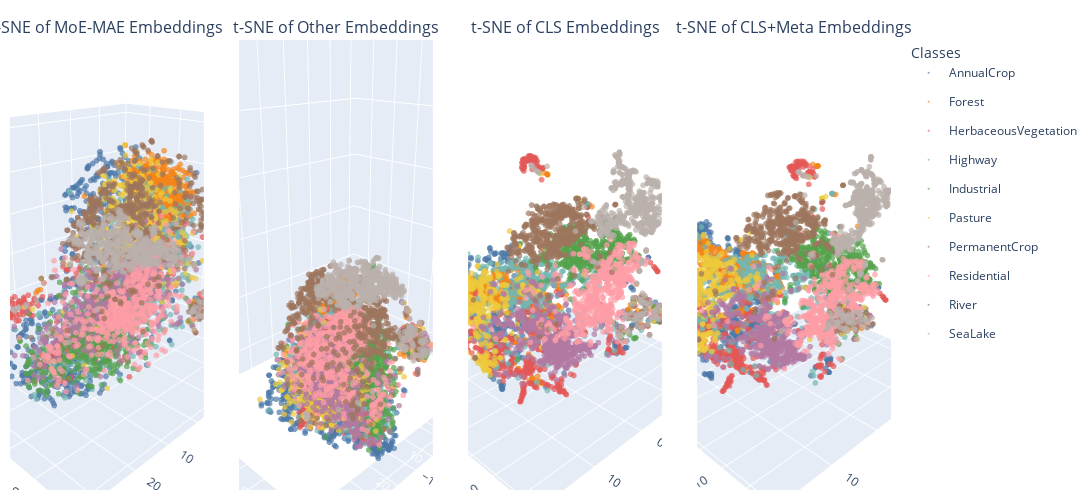

Notebook cell for this chart:
### Code cell
def to3d(arr):
    arr = np.asarray(arr)
    if arr.shape[1] == 3:
        return arr
    elif arr.shape[1] == 2:  # pad with zeros
        return np.hstack([arr, np.zeros((arr.shape[0], 1))])
    else:
        raise ValueError(f"Expected [N,2] or [N,3], got {arr.shape}")

embeddings = [emb_3d, emb_3d_other, emb_3d_cls, emb_3d_cls_meta]
titles = ["t-SNE of MoE-MAE Embeddings",
          "t-SNE of Other Embeddings",
          "t-SNE of CLS Embeddings",
          "t-SNE of CLS+Meta Embeddings"]

embeddings = [to3d(e) for e in embeddings]

palette = px.colors.qualitative.T10
color_map = {cls: palette[i % len(palette)] for i, cls in enumerate(label_class)}

fig = make_subplots(
    rows=1, cols=4,
    specs=[[{"type":"scene"}]*4],
    subplot_titles=titles,
    horizontal_spacing=0.04
)
for col, (emb, title) in enumerate(zip(embeddings, titles), start=1):
    for i in range (len(label_class)):
        mask = (labels == i)
        pts = emb[mask]
        if pts.size == 0:
            continue
        fig.add_trace(
            go.Scatter3d(
                x=pts[:, 0], y=pts[:, 1], z=pts[:, 2],
                mode="markers",
                name=label_class[i],
                legendgroup=label_class[i],
                showlegend=(col == 1),  # show legend only once
                marker=dict(size=2, opacity=0.7, color=color_map[label_class[i]]),
                hovertemplate=(
                    f"<b>{title}</b><br>x=%{{x:.3f}}<br>y=%{{y:.3f}}<br>z=%{{z:.3f}}<br>"
                    f"class={label_class[i]}<extra></extra>"
                )
            ),
            row=1, col=col
        )

fig.update_layout(
    height=500, width=1400,
    margin=dict(l=10, r=10, t=40, b=10),
    legend=dict(title="Classes", yanchor="top", y=1, xanchor="left", x=1.02)
)

for i in range(1, 5):
    fig.update_scenes(aspectmode="data", camera=dict(eye=dict(x=1.35, y=1.35, z=0.8)), row=1, col=i)

fig.show()

### Figure 1 — Plotly figure (JSON) as saved in the notebook; plotly's stock layout.template omitted (floating-point values rounded to 4 significant figures; data arrays with more than 128 entries replaced by an {"elided": "..."} marker saying what was removed)
{"data": [{"hovertemplate": "<b>t-SNE of MoE-MAE Embeddings</b><br>x=%{x:.3f}<br>y=%{y:.3f}<br>z=%{z:.3f}<br>class=AnnualCrop<extra></extra>", "legendgroup": "AnnualCrop", "marker": {"color": "#4C78A8", "opacity": 0.7, "size": 2}, "mode": "markers", "name": "AnnualCrop", "scene": "scene", "showlegend": true, "type": "scatter3d", "x": {"elided": "596 float values"}, "y": {"elided": "596 float values"}, "z": {"elided": "596 float values"}}, {"hovertemplate": "<b>t-SNE of MoE-MAE Embeddings</b><br>x=%{x:.3f}<br>y=%{y:.3f}<br>z=%{z:.3f}<br>class=Forest<extra></extra>", "legendgroup": "Forest", "marker": {"color": "#F58518", "opacity": 0.7, "size": 2}, "mode": "markers", "name": "Forest", "scene": "scene", "showlegend": true, "type": "scatter3d", "x": {"elided": "608 float values"}, "y": {"elided": "608 float values"}, "z": {"elided": "608 float values"}}, {"hovertemplate": "<b>t-SNE of MoE-MAE Embeddings</b><br>x=%{x:.3f}<br>y=%{y:.3f}<br>z=%{z:.3f}<br>class=HerbaceousVegetation<extra></extra>", "legendgroup": "HerbaceousVegetation", "marker": {"color": "#E45756", "opacity": 0.7, "size": 2}, "mode": "markers", "name": "HerbaceousVegetation", "scene": "scene", "showlegend": true, "type": "scatter3d", "x": {"elided": "573 float values"}, "y": {"elided": "573 float values"}, "z": {"elided": "573 float values"}}, {"hovertemplate": "<b>t-SNE of MoE-MAE Embeddings</b><br>x=%{x:.3f}<br>y=%{y:.3f}<br>z=%{z:.3f}<br>class=Highway<extra></extra>", "legendgroup": "Highway", "marker": {"color": "#72B7B2", "opacity": 0.7, "size": 2}, "mode": "markers", "name": "Highway", "scene": "scene", "showlegend": true, "type": "scatter3d", "x": {"elided": "496 float values"}, "y": {"elided": "496 float values"}, "z": {"elided": "496 float values"}}, {"hovertemplate": "<b>t-SNE of MoE-MAE Embeddings</b><br>x=%{x:.3f}<br>y=%{y:.3f}<br>z=%{z:.3f}<br>class=Industrial<extra></extra>", "legendgroup": "Industrial", "marker": {"color": "#54A24B", "opacity": 0.7, "size": 2}, "mode": "markers", "name": "Industrial", "scene": "scene", "showlegend": true, "type": "scatter3d", "x": {"elided": "501 float values"}, "y": {"elided": "501 float values"}, "z": {"elided": "501 float values"}}, {"hovertemplate": "<b>t-SNE of MoE-MAE Embeddings</b><br>x=%{x:.3f}<br>y=%{y:.3f}<br>z=%{z:.3f}<br>class=Pasture<extra></extra>", "legendgroup": "Pasture", "marker": {"color": "#EECA3B", "opacity": 0.7, "size": 2}, "mode": "markers", "name": "Pasture", "scene": "scene", "showlegend": true, "type": "scatter3d", "x": {"elided": "396 float values"}, "y": {"elided": "396 float values"}, "z": {"elided": "396 float values"}}, {"hovertemplate": "<b>t-SNE of MoE-MAE Embeddings</b><br>x=%{x:.3f}<br>y=%{y:.3f}<br>z=%{z:.3f}<br>class=PermanentCrop<extra></extra>", "legendgroup": "PermanentCrop", "marker": {"color": "#B279A2", "opacity": 0.7, "size": 2}, "mode": "markers", "name": "PermanentCrop", "scene": "scene", "showlegend": true, "type": "scatter3d", "x": {"elided": "538 float values"}, "y": {"elided": "538 float values"}, "z": {"elided": "538 float values"}}, {"hovertemplate": "<b>t-SNE of MoE-MAE Embeddings</b><br>x=%{x:.3f}<br>y=%{y:.3f}<br>z=%{z:.3f}<br>class=Residential<extra></extra>", "legendgroup": "Residential", "marker": {"color": "#FF9DA6", "opacity": 0.7, "size": 2}, "mode": "markers", "name": "Residential", "scene": "scene", "showlegend": true, "type": "scatter3d", "x": {"elided": "554 float values"}, "y": {"elided": "554 float values"}, "z": {"elided": "554 float values"}}, {"hovertemplate": "<b>t-SNE of MoE-MAE Embeddings</b><br>x=%{x:.3f}<br>y=%{y:.3f}<br>z=%{z:.3f}<br>class=River<extra></extra>", "legendgroup": "River", "marker": {"color": "#9D755D", "opacity": 0.7, "size": 2}, "mode": "markers", "name": "River", "scene": "scene", "showlegend": true, "type": "scatter3d", "x": {"elided": "529 float values"}, "y": {"elided": "529 float values"}, "z": {"elided": "529 float values"}}, {"hovertemplate": "<b>t-SNE of MoE-MAE Embeddings</b><br>x=%{x:.3f}<br>y=%{y:.3f}<br>z=%{z:.3f}<br>class=SeaLake<extra></extra>", "legendgroup": "SeaLake", "marker": {"color": "#BAB0AC", "opacity": 0.7, "size": 2}, "mode": "markers", "name": "SeaLake", "scene": "scene", "showlegend": true, "type": "scatter3d", "x": {"elided": "609 float values"}, "y": {"elided": "609 float values"}, "z": {"elided": "609 float values"}}, {"hovertemplate": "<b>t-SNE of Other Embeddings</b><br>x=%{x:.3f}<br>y=%{y:.3f}<br>z=%{z:.3f}<br>class=AnnualCrop<extra></extra>", "legendgroup": "AnnualCrop", "marker": {"color": "#4C78A8", "opacity": 0.7, "size": 2}, "mode": "markers", "name": "AnnualCrop", "scene": "scene2", "showlegend": false, "type": "scatter3d", "x": {"elided": "596 float values"}, "y": {"elided": "596 float values"}, "z": {"elided": "596 float values"}}, {"hovertemplate": "<b>t-SNE of Other Embeddings</b><br>x=%{x:.3f}<br>y=%{y:.3f}<br>z=%{z:.3f}<br>class=Forest<extra></extra>", "legendgroup": "Forest", "marker": {"color": "#F58518", "opacity": 0.7, "size": 2}, "mode": "markers", "name": "Forest", "scene": "scene2", "showlegend": false, "type": "scatter3d", "x": {"elided": "608 float values"}, "y": {"elided": "608 float values"}, "z": {"elided": "608 float values"}}, {"hovertemplate": "<b>t-SNE of Other Embeddings</b><br>x=%{x:.3f}<br>y=%{y:.3f}<br>z=%{z:.3f}<br>class=HerbaceousVegetation<extra></extra>", "legendgroup": "HerbaceousVegetation", "marker": {"color": "#E45756", "opacity": 0.7, "size": 2}, "mode": "markers", "name": "HerbaceousVegetation", "scene": "scene2", "showlegend": false, "type": "scatter3d", "x": {"elided": "573 float values"}, "y": {"elided": "573 float values"}, "z": {"elided": "573 float values"}}, {"hovertemplate": "<b>t-SNE of Other Embeddings</b><br>x=%{x:.3f}<br>y=%{y:.3f}<br>z=%{z:.3f}<br>class=Highway<extra></extra>", "legendgroup": "Highway", "marker": {"color": "#72B7B2", "opacity": 0.7, "size": 2}, "mode": "markers", "name": "Highway", "scene": "scene2", "showlegend": false, "type": "scatter3d", "x": {"elided": "496 float values"}, "y": {"elided": "496 float values"}, "z": {"elided": "496 float values"}}, {"hovertemplate": "<b>t-SNE of Other Embeddings</b><br>x=%{x:.3f}<br>y=%{y:.3f}<br>z=%{z:.3f}<br>class=Industrial<extra></extra>", "legendgroup": "Industrial", "marker": {"color": "#54A24B", "opacity": 0.7, "size": 2}, "mode": "markers", "name": "Industrial", "scene": "scene2", "showlegend": false, "type": "scatter3d", "x": {"elided": "501 float values"}, "y": {"elided": "501 float values"}, "z": {"elided": "501 float values"}}, {"hovertemplate": "<b>t-SNE of Other Embeddings</b><br>x=%{x:.3f}<br>y=%{y:.3f}<br>z=%{z:.3f}<br>class=Pasture<extra></extra>", "legendgroup": "Pasture", "marker": {"color": "#EECA3B", "opacity": 0.7, "size": 2}, "mode": "markers", "name": "Pasture", "scene": "scene2", "showlegend": false, "type": "scatter3d", "x": {"elided": "396 float values"}, "y": {"elided": "396 float values"}, "z": {"elided": "396 float values"}}, {"hovertemplate": "<b>t-SNE of Other Embeddings</b><br>x=%{x:.3f}<br>y=%{y:.3f}<br>z=%{z:.3f}<br>class=PermanentCrop<extra></extra>", "legendgroup": "PermanentCrop", "marker": {"color": "#B279A2", "opacity": 0.7, "size": 2}, "mode": "markers", "name": "PermanentCrop", "scene": "scene2", "showlegend": false, "type": "scatter3d", "x": {"elided": "538 float values"}, "y": {"elided": "538 float values"}, "z": {"elided": "538 float values"}}, {"hovertemplate": "<b>t-SNE of Other Embeddings</b><br>x=%{x:.3f}<br>y=%{y:.3f}<br>z=%{z:.3f}<br>class=Residential<extra></extra>", "legendgroup": "Residential", "marker": {"color": "#FF9DA6", "opacity": 0.7, "size": 2}, "mode": "markers", "name": "Residential", "scene": "scene2", "showlegend": false, "type": "scatter3d", "x": {"elided": "554 float values"}, "y": {"elided": "554 float values"}, "z": {"elided": "554 float values"}}, {"hovertemplate": "<b>t-SNE of Other Embeddings</b><br>x=%{x:.3f}<br>y=%{y:.3f}<br>z=%{z:.3f}<br>class=River<extra></extra>", "legendgroup": "River", "marker": {"color": "#9D755D", "opacity": 0.7, "size": 2}, "mode": "markers", "name": "River", "scene": "scene2", "showlegend": false, "type": "scatter3d", "x": {"elided": "529 float values"}, "y": {"elided": "529 float values"}, "z": {"elided": "529 float values"}}, {"hovertemplate": "<b>t-SNE of Other Embeddings</b><br>x=%{x:.3f}<br>y=%{y:.3f}<br>z=%{z:.3f}<br>class=SeaLake<extra></extra>", "legendgroup": "SeaLake", "marker": {"color": "#BAB0AC", "opacity": 0.7, "size": 2}, "mode": "markers", "name": "SeaLake", "scene": "scene2", "showlegend": false, "type": "scatter3d", "x": {"elided": "609 float values"}, "y": {"elided": "609 float values"}, "z": {"elided": "609 float values"}}, {"hovertemplate": "<b>t-SNE of CLS Embeddings</b><br>x=%{x:.3f}<br>y=%{y:.3f}<br>z=%{z:.3f}<br>class=AnnualCrop<extra></extra>", "legendgroup": "AnnualCrop", "marker": {"color": "#4C78A8", "opacity": 0.7, "size": 2}, "mode": "markers", "name": "AnnualCrop", "scene": "scene3", "showlegend": false, "type": "scatter3d", "x": {"elided": "596 float values"}, "y": {"elided": "596 float values"}, "z": {"elided": "596 float values"}}, {"hovertemplate": "<b>t-SNE of CLS Embeddings</b><br>x=%{x:.3f}<br>y=%{y:.3f}<br>z=%{z:.3f}<br>class=Forest<extra></extra>", "legendgroup": "Forest", "marker": {"color": "#F58518", "opacity": 0.7, "size": 2}, "mode": "markers", "name": "Forest", "scene": "scene3", "showlegend": false, "type": "scatter3d", "x": {"elided": "608 float values"}, "y": {"elided": "608 float values"}, "z": {"elided": "608 float values"}}, {"hovertemplate": "<b>t-SNE of CLS Embeddings</b><br>x=%{x:.3f}<br>y=%{y:.3f}<br>z=%{z:.3f}<br>class=HerbaceousVegetation<extra></extra>", "legendgroup": "HerbaceousVegetation", "marker": {"color": "#E45756", "opacity": 0.7, "size": 2}, "mode": "markers", "name": "HerbaceousVegetation", "scene": "scene3", "showlegend": false, "type": "scatter3d", "x": {"elided": "573 float values"}, "y": {"elided": "573 float values"}, "z": {"elided": "573 float values"}}, {"hovertemplate": "<b>t-SNE of CLS Embeddings</b><br>x=%{x:.3f}<br>y=%{y:.3f}<br>z=%{z:.3f}<br>class=Highway<extra></extra>", "legendgroup": "Highway", "marker": {"color": "#72B7B2", "opacity": 0.7, "size": 2}, "mode": "markers", "name": "Highway", "scene": "scene3", "showlegend": false, "type": "scatter3d", "x": {"elided": "496 float values"}, "y": {"elided": "496 float values"}, "z": {"elided": "496 float values"}}, {"hovertemplate": "<b>t-SNE of CLS Embeddings</b><br>x=%{x:.3f}<br>y=%{y:.3f}<br>z=%{z:.3f}<br>class=Industrial<extra></extra>", "legendgroup": "Industrial", "marker": {"color": "#54A24B", "opacity": 0.7, "size": 2}, "mode": "markers", "name": "Industrial", "scene": "scene3", "showlegend": false, "type": "scatter3d", "x": {"elided": "501 float values"}, "y": {"elided": "501 float values"}, "z": {"elided": "501 float values"}}, {"hovertemplate": "<b>t-SNE of CLS Embeddings</b><br>x=%{x:.3f}<br>y=%{y:.3f}<br>z=%{z:.3f}<br>class=Pasture<extra></extra>", "legendgroup": "Pasture", "marker": {"color": "#EECA3B", "opacity": 0.7, "size": 2}, "mode": "markers", "name": "Pasture", "scene": "scene3", "showlegend": false, "type": "scatter3d", "x": {"elided": "396 float values"}, "y": {"elided": "396 float values"}, "z": {"elided": "396 float values"}}, {"hovertemplate": "<b>t-SNE of CLS Embeddings</b><br>x=%{x:.3f}<br>y=%{y:.3f}<br>z=%{z:.3f}<br>class=PermanentCrop<extra></extra>", "legendgroup": "PermanentCrop", "marker": {"color": "#B279A2", "opacity": 0.7, "size": 2}, "mode": "markers", "name": "PermanentCrop", "scene": "scene3", "showlegend": false, "type": "scatter3d", "x": {"elided": "538 float values"}, "y": {"elided": "538 float values"}, "z": {"elided": "538 float values"}}, {"hovertemplate": "<b>t-SNE of CLS Embeddings</b><br>x=%{x:.3f}<br>y=%{y:.3f}<br>z=%{z:.3f}<br>class=Residential<extra></extra>", "legendgroup": "Residential", "marker": {"color": "#FF9DA6", "opacity": 0.7, "size": 2}, "mode": "markers", "name": "Residential", "scene": "scene3", "showlegend": false, "type": "scatter3d", "x": {"elided": "554 float values"}, "y": {"elided": "554 float values"}, "z": {"elided": "554 float values"}}, {"hovertemplate": "<b>t-SNE of CLS Embeddings</b><br>x=%{x:.3f}<br>y=%{y:.3f}<br>z=%{z:.3f}<br>class=River<extra></extra>", "legendgroup": "River", "marker": {"color": "#9D755D", "opacity": 0.7, "size": 2}, "mode": "markers", "name": "River", "scene": "scene3", "showlegend": false, "type": "scatter3d", "x": {"elided": "529 float values"}, "y": {"elided": "529 float values"}, "z": {"elided": "529 float values"}}, {"hovertemplate": "<b>t-SNE of CLS Embeddings</b><br>x=%{x:.3f}<br>y=%{y:.3f}<br>z=%{z:.3f}<br>class=SeaLake<extra></extra>", "legendgroup": "SeaLake", "marker": {"color": "#BAB0AC", "opacity": 0.7, "size": 2}, "mode": "markers", "name": "SeaLake", "scene": "scene3", "showlegend": false, "type": "scatter3d", "x": {"elided": "609 float values"}, "y": {"elided": "609 float values"}, "z": {"elided": "609 float values"}}, {"hovertemplate": "<b>t-SNE of CLS+Meta Embeddings</b><br>x=%{x:.3f}<br>y=%{y:.3f}<br>z=%{z:.3f}<br>class=AnnualCrop<extra></extra>", "legendgroup": "AnnualCrop", "marker": {"color": "#4C78A8", "opacity": 0.7, "size": 2}, "mode": "markers", "name": "AnnualCrop", "scene": "scene4", "showlegend": false, "type": "scatter3d", "x": {"elided": "596 float values"}, "y": {"elided": "596 float values"}, "z": {"elided": "596 float values"}}, {"hovertemplate": "<b>t-SNE of CLS+Meta Embeddings</b><br>x=%{x:.3f}<br>y=%{y:.3f}<br>z=%{z:.3f}<br>class=Forest<extra></extra>", "legendgroup": "Forest", "marker": {"color": "#F58518", "opacity": 0.7, "size": 2}, "mode": "markers", "name": "Forest", "scene": "scene4", "showlegend": false, "type": "scatter3d", "x": {"elided": "608 float values"}, "y": {"elided": "608 float values"}, "z": {"elided": "608 float values"}}, {"hovertemplate": "<b>t-SNE of CLS+Meta Embeddings</b><br>x=%{x:.3f}<br>y=%{y:.3f}<br>z=%{z:.3f}<br>class=HerbaceousVegetation<extra></extra>", "legendgroup": "HerbaceousVegetation", "marker": {"color": "#E45756", "opacity": 0.7, "size": 2}, "mode": "markers", "name": "HerbaceousVegetation", "scene": "scene4", "showlegend": false, "type": "scatter3d", "x": {"elided": "573 float values"}, "y": {"elided": "573 float values"}, "z": {"elided": "573 float values"}}, {"hovertemplate": "<b>t-SNE of CLS+Meta Embeddings</b><br>x=%{x:.3f}<br>y=%{y:.3f}<br>z=%{z:.3f}<br>class=Highway<extra></extra>", "legendgroup": "Highway", "marker": {"color": "#72B7B2", "opacity": 0.7, "size": 2}, "mode": "markers", "name": "Highway", "scene": "scene4", "showlegend": false, "type": "scatter3d", "x": {"elided": "496 float values"}, "y": {"elided": "496 float values"}, "z": {"elided": "496 float values"}}, {"hovertemplate": "<b>t-SNE of CLS+Meta Embeddings</b><br>x=%{x:.3f}<br>y=%{y:.3f}<br>z=%{z:.3f}<br>class=Industrial<extra></extra>", "legendgroup": "Industrial", "marker": {"color": "#54A24B", "opacity": 0.7, "size": 2}, "mode": "markers", "name": "Industrial", "scene": "scene4", "showlegend": false, "type": "scatter3d", "x": {"elided": "501 float values"}, "y": {"elided": "501 float values"}, "z": {"elided": "501 float values"}}, {"hovertemplate": "<b>t-SNE of CLS+Meta Embeddings</b><br>x=%{x:.3f}<br>y=%{y:.3f}<br>z=%{z:.3f}<br>class=Pasture<extra></extra>", "legendgroup": "Pasture", "marker": {"color": "#EECA3B", "opacity": 0.7, "size": 2}, "mode": "markers", "name": "Pasture", "scene": "scene4", "showlegend": false, "type": "scatter3d", "x": {"elided": "396 float values"}, "y": {"elided": "396 float values"}, "z": {"elided": "396 float values"}}, {"hovertemplate": "<b>t-SNE of CLS+Meta Embeddings</b><br>x=%{x:.3f}<br>y=%{y:.3f}<br>z=%{z:.3f}<br>class=PermanentCrop<extra></extra>", "legendgroup": "PermanentCrop", "marker": {"color": "#B279A2", "opacity": 0.7, "size": 2}, "mode": "markers", "name": "PermanentCrop", "scene": "scene4", "showlegend": false, "type": "scatter3d", "x": {"elided": "538 float values"}, "y": {"elided": "538 float values"}, "z": {"elided": "538 float values"}}, {"hovertemplate": "<b>t-SNE of CLS+Meta Embeddings</b><br>x=%{x:.3f}<br>y=%{y:.3f}<br>z=%{z:.3f}<br>class=Residential<extra></extra>", "legendgroup": "Residential", "marker": {"color": "#FF9DA6", "opacity": 0.7, "size": 2}, "mode": "markers", "name": "Residential", "scene": "scene4", "showlegend": false, "type": "scatter3d", "x": {"elided": "554 float values"}, "y": {"elided": "554 float values"}, "z": {"elided": "554 float values"}}, {"hovertemplate": "<b>t-SNE of CLS+Meta Embeddings</b><br>x=%{x:.3f}<br>y=%{y:.3f}<br>z=%{z:.3f}<br>class=River<extra></extra>", "legendgroup": "River", "marker": {"color": "#9D755D", "opacity": 0.7, "size": 2}, "mode": "markers", "name": "River", "scene": "scene4", "showlegend": false, "type": "scatter3d", "x": {"elided": "529 float values"}, "y": {"elided": "529 float values"}, "z": {"elided": "529 float values"}}, {"hovertemplate": "<b>t-SNE of CLS+Meta Embeddings</b><br>x=%{x:.3f}<br>y=%{y:.3f}<br>z=%{z:.3f}<br>class=SeaLake<extra></extra>", "legendgroup": "SeaLake", "marker": {"color": "#BAB0AC", "opacity": 0.7, "size": 2}, "mode": "markers", "name": "SeaLake", "scene": "scene4", "showlegend": false, "type": "scatter3d", "x": {"elided": "609 float values"}, "y": {"elided": "609 float values"}, "z": {"elided": "609 float values"}}], "layout": {"annotations": [{"font": {"size": 16}, "showarrow": false, "text": "t-SNE of MoE-MAE Embeddings", "x": 0.11, "xanchor": "center", "xref": "paper", "y": 1, "yanchor": "bottom", "yref": "paper"}, {"font": {"size": 16}, "showarrow": false, "text": "t-SNE of Other Embeddings", "x": 0.37, "xanchor": "center", "xref": "paper", "y": 1, "yanchor": "bottom", "yref": "paper"}, {"font": {"size": 16}, "showarrow": false, "text": "t-SNE of CLS Embeddings", "x": 0.63, "xanchor": "center", "xref": "paper", "y": 1, "yanchor": "bottom", "yref": "paper"}, {"font": {"size": 16}, "showarrow": false, "text": "t-SNE of CLS+Meta Embeddings", "x": 0.89, "xanchor": "center", "xref": "paper", "y": 1, "yanchor": "bottom", "yref": "paper"}], "height": 500, "legend": {"title": {"text": "Classes"}, "x": 1.02, "xanchor": "left", "y": 1, "yanchor": "top"}, "margin": {"b": 10, "l": 10, "r": 10, "t": 40}, "scene": {"aspectmode": "data", "camera": {"eye": {"x": 1.35, "y": 1.35, "z": 0.8}}, "domain": {"x": [0, 0.22], "y": [0, 1]}}, "scene2": {"aspectmode": "data", "camera": {"eye": {"x": 1.35, "y": 1.35, "z": 0.8}}, "domain": {"x": [0.26, 0.48], "y": [0, 1]}}, "scene3": {"aspectmode": "data", "camera": {"eye": {"x": 1.35, "y": 1.35, "z": 0.8}}, "domain": {"x": [0.52, 0.74], "y": [0, 1]}}, "scene4": {"aspectmode": "data", "camera": {"eye": {"x": 1.35, "y": 1.35, "z": 0.8}}, "domain": {"x": [0.78, 1], "y": [0, 1]}}, "width": 1400}}
